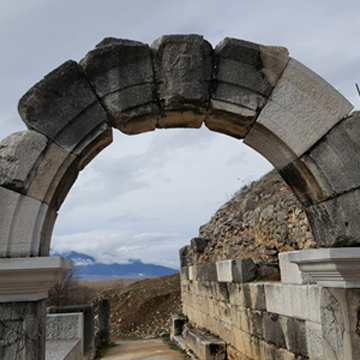
#> input picture 3-1/OpenCV/ch8/rotate.jpg, 360 x 360 px
$ python ch8_11_2.py
#> lines starting #> are read from the running program, lines starting #| are printed output that depends on the picture
import cv2
import numpy as np

image = cv2.imread('rotate.jpg', cv2.IMREAD_GRAYSCALE)
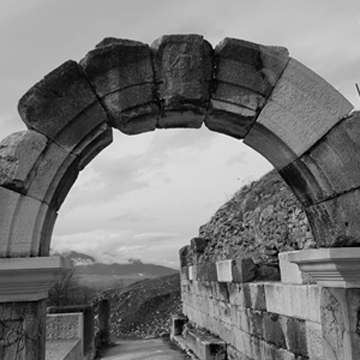
#> image: shape (360, 360); min 0, max 247, mean 119.7
if image is None:
    raise Exception("이미지를 로드하는 데 실패했습니다.")

rotation_angle = 30
center = (100, 100)
rotation_matrix = cv2.getRotationMatrix2D(center, rotation_angle, 1)

rotated_image = cv2.warpAffine(image, rotation_matrix, (image.shape[1], image.shape[0]))
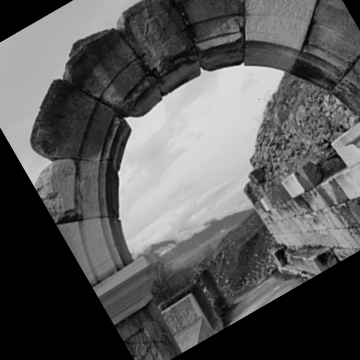
#> rotated_image: shape (360, 360); min 0, max 238, mean 89.1

cv2.imshow('Original Image', image)
cv2.imshow('Rotated Image', rotated_image)
cv2.waitKey(0)
cv2.destroyAllWindows()

$ run again, with 3-1/OpenCV/ch8/affine.jpg copied over 3-1/OpenCV/ch8/rotate.jpg
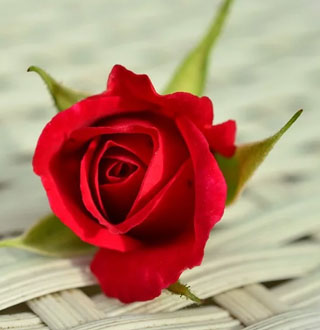
#> input picture 3-1/OpenCV/ch8/affine.jpg, 320 x 330 px
#> `image = cv2.imread('rotate.jpg', cv2.IMREAD_GRAYSCALE)`:
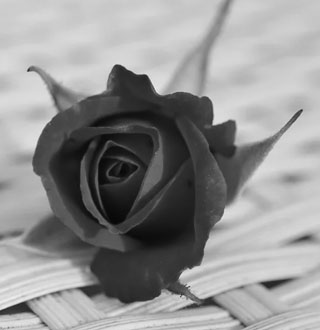
#> image: shape (330, 320); min 4, max 244, mean 145.5
#> `rotated_image = cv2.warpAffine(image, rotation_matrix, (image.shape[1]..`:
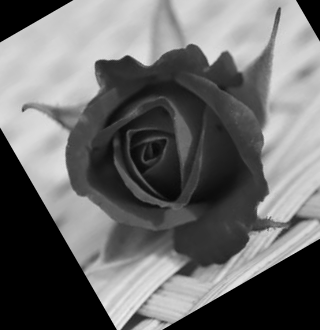
#> rotated_image: shape (330, 320); min 0, max 236, mean 107

$ run again, with 3-1/OpenCV/ch8/filter_sharpen.jpg copied over 3-1/OpenCV/ch8/rotate.jpg
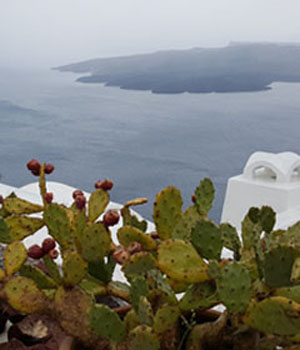
#> input picture 3-1/OpenCV/ch8/filter_sharpen.jpg, 300 x 350 px
#> `image = cv2.imread('rotate.jpg', cv2.IMREAD_GRAYSCALE)`:
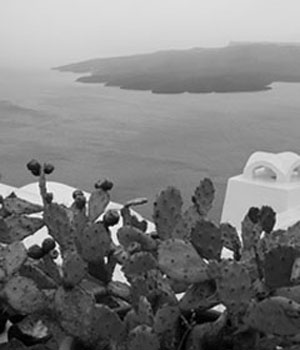
#> image: shape (350, 300); min 0, max 255, mean 126.2
#> `rotated_image = cv2.warpAffine(image, rotation_matrix, (image.shape[1]..`:
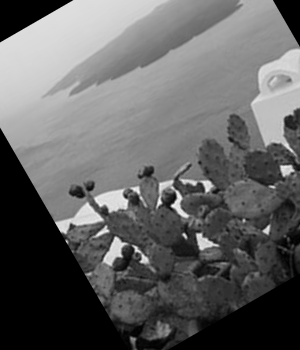
#> rotated_image: shape (350, 300); min 0, max 249, mean 99.1

$ run again, with 3-1/OpenCV/ch8/translate.jpg copied over 3-1/OpenCV/ch8/rotate.jpg
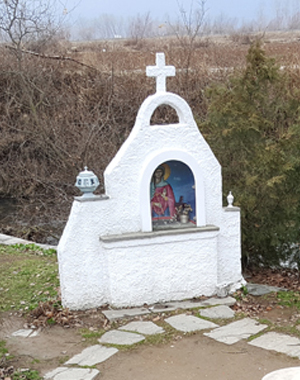
#> input picture 3-1/OpenCV/ch8/translate.jpg, 300 x 380 px
#> `image = cv2.imread('rotate.jpg', cv2.IMREAD_GRAYSCALE)`:
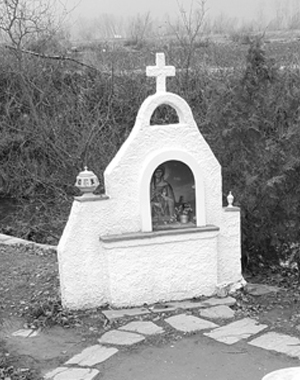
#> image: shape (380, 300); min 4, max 255, mean 147.3
#> `rotated_image = cv2.warpAffine(image, rotation_matrix, (image.shape[1]..`:
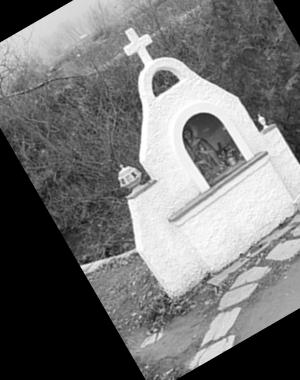
#> rotated_image: shape (380, 300); min 0, max 255, mean 115.7
